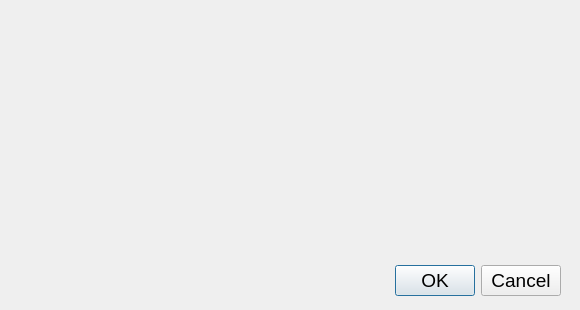
<?xml version="1.0" encoding="UTF-8"?>
<ui version="4.0">
 <class>ErrorDialog</class>
 <widget class="QDialog" name="ErrorDialog">
  <property name="geometry">
   <rect>
    <x>0</x>
    <y>0</y>
    <width>580</width>
    <height>310</height>
   </rect>
  </property>
  <property name="font">
   <font>
    <pointsize>14</pointsize>
   </font>
  </property>
  <property name="windowTitle">
   <string>Error</string>
  </property>
  <widget class="QDialogButtonBox" name="buttonBox">
   <property name="geometry">
    <rect>
     <x>220</x>
     <y>260</y>
     <width>341</width>
     <height>41</height>
    </rect>
   </property>
   <property name="orientation">
    <enum>Qt::Horizontal</enum>
   </property>
   <property name="standardButtons">
    <set>QDialogButtonBox::Cancel|QDialogButtonBox::Ok</set>
   </property>
  </widget>
  <widget class="QLabel" name="errorLabel">
   <property name="geometry">
    <rect>
     <x>20</x>
     <y>60</y>
     <width>540</width>
     <height>40</height>
    </rect>
   </property>
   <property name="text">
    <string/>
   </property>
   <property name="alignment">
    <set>Qt::AlignCenter</set>
   </property>
  </widget>
  <widget class="QLabel" name="hintLabel">
   <property name="geometry">
    <rect>
     <x>20</x>
     <y>130</y>
     <width>540</width>
     <height>41</height>
    </rect>
   </property>
   <property name="text">
    <string/>
   </property>
   <property name="alignment">
    <set>Qt::AlignCenter</set>
   </property>
  </widget>
 </widget>
 <resources/>
 <connections/>
</ui>
